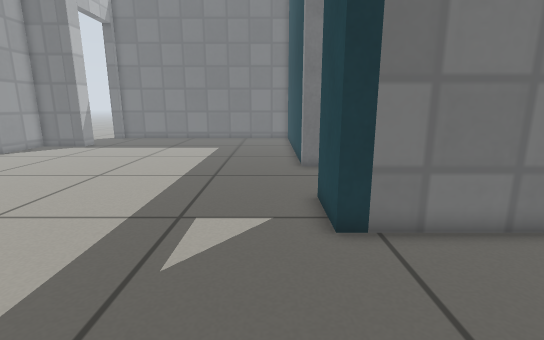
[1] (above)

15 first-person views from a walk through a robot-simulator world made for Gazebo. The camera is 0.58 m above the floor, tilts 12° down and sees 85° across. The floor is counted in squares, 0.2 m on a side. Each view is taken from the middle of a square. On the plan, view 1 faces up. The plan holds only what a view shows up to about 20 squares ahead; the rest is blank. Gazebo's built-in surfaces are drawn with simple patterns.

[2]
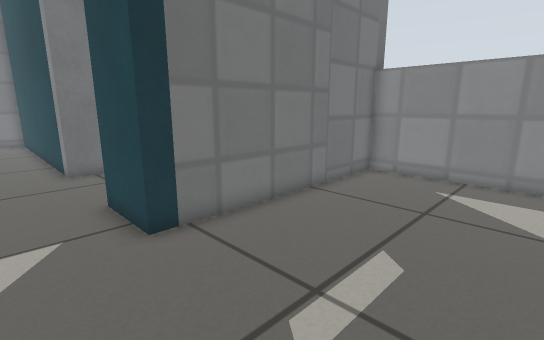

[3]
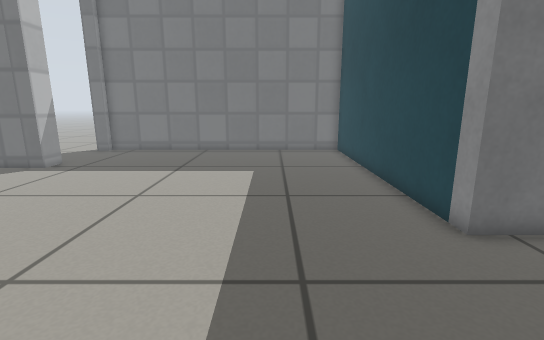

[4]
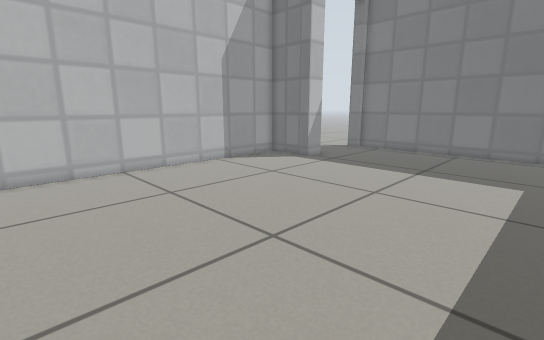

[5]
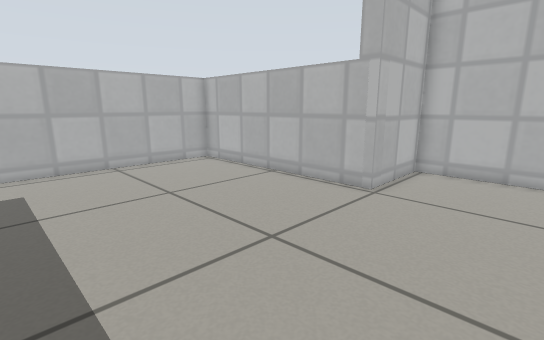

[6]
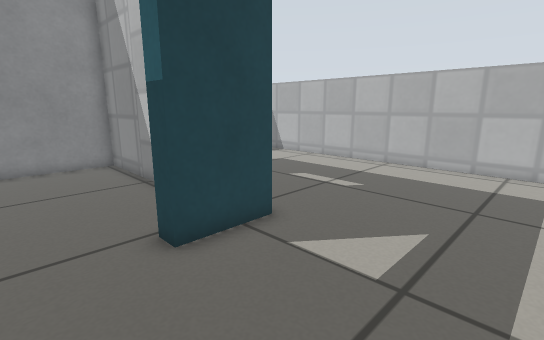

[7]
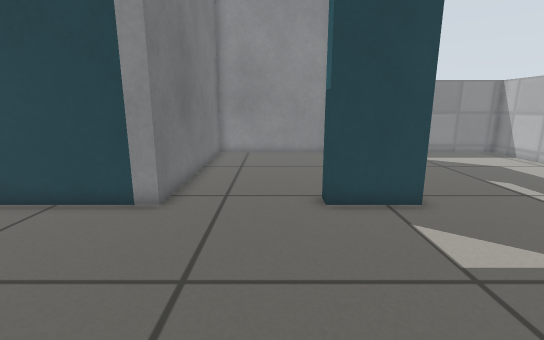

[8]
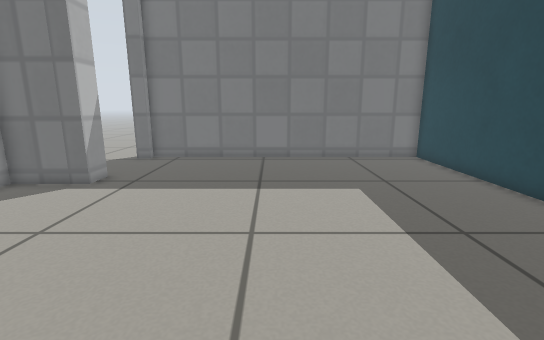

[9]
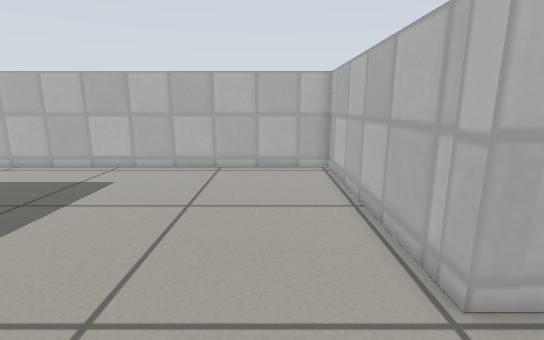

[10]
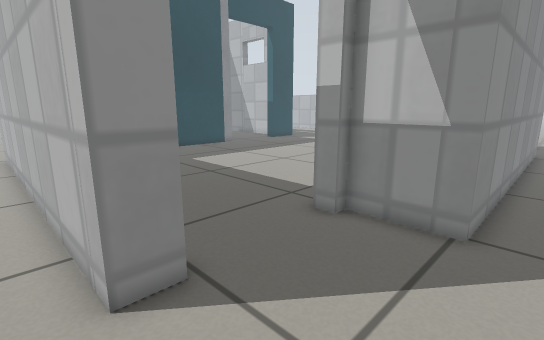

[11]
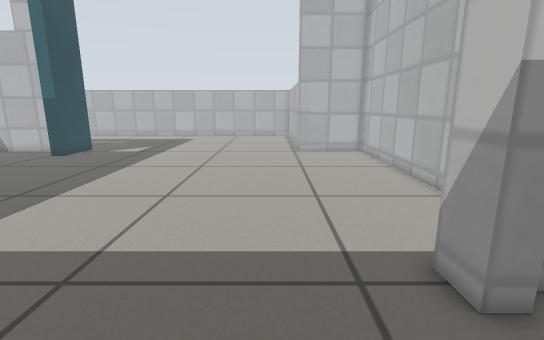

[12]
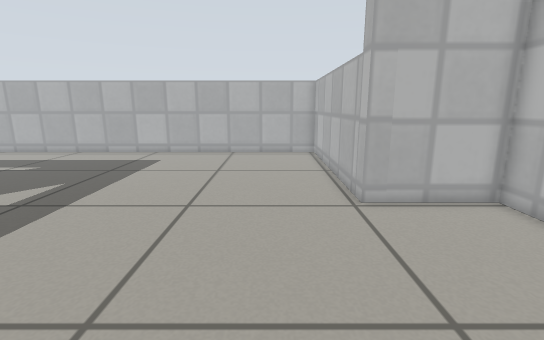

[13]
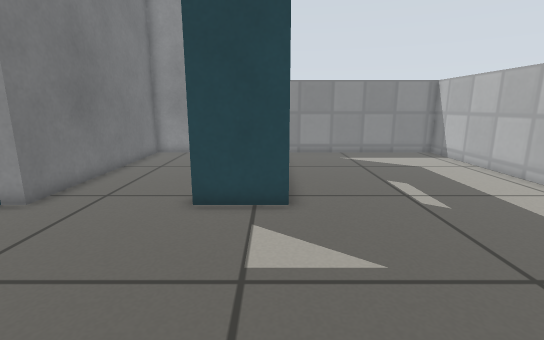

[14]
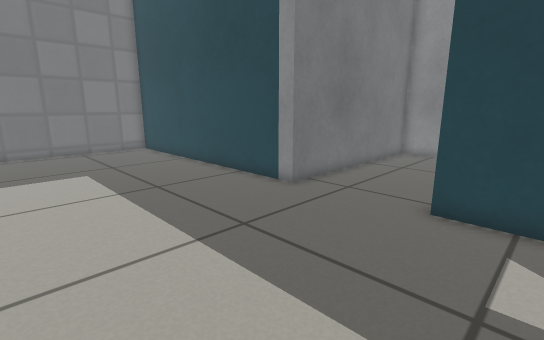

[15]
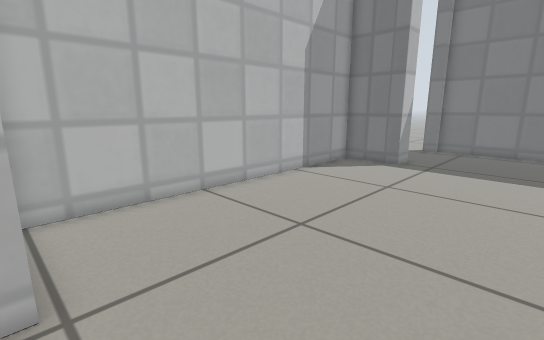

### Floor plan
Points are (right, up) in squares from view 1. A wall is a line through its corners. A room is listed if a view was taken in it or the views show most of it. See-through windows are left out.
Room 1 (views 1, 2, 3, 4, 5, 6, 7, 8, 9, 11, 12, 13, 14, 15)
walls: (1.5, 14.4) (1.5, 28.3) (-14, 28.3); (-14, 23.3) (-14, 22) (-17, 22) (-17, 7.3) (-12.8, 7.3) (-12.8, -3.3) (12, -3.3) (12, 6.5) (1.5, 6.5) (1.5, 9.4)
ways out: open door at (-14.5, 25.5) to room 2; open door at (2, 12) to room 3
Room 2 (view 10)
walls: (-14.7, 27.8) (-14.7, 29) (2.3, 29); (-17.8, 22.7) (-14.7, 22.7)
ways out: open door at (-14.5, 25.5) to room 1; opening at (-19, 23)
Room 3 (no view inside)
walls: (3.8, 7.3) (12, 7.3) (12, 14.4) (1.5, 14.4)
ways out: open door at (2, 12) to room 1

Where each view was taken, in squares from view 1:
view 1: 0 up, 0 right, facing up
view 2: 0 up, 1 left, facing up-right
view 3: 8 up, 3 left, facing up
view 4: 8 up, 3 left, facing up-left
view 5: 12 up, 3 left, facing down-left
view 6: 12 up, 4 left, facing down-right
view 7: 11 up, 7 left, facing right
view 8: 11 up, 7 left, facing up
view 9: 11 up, 10 left, facing down
view 10: 30 up, 19 left, facing down-right
view 11: 27 up, 11 left, facing down
view 12: 16 up, 10 left, facing down
view 13: 7 up, 7 left, facing right
view 14: 7 up, 7 left, facing up-right
view 15: 7 up, 8 left, facing up-left
